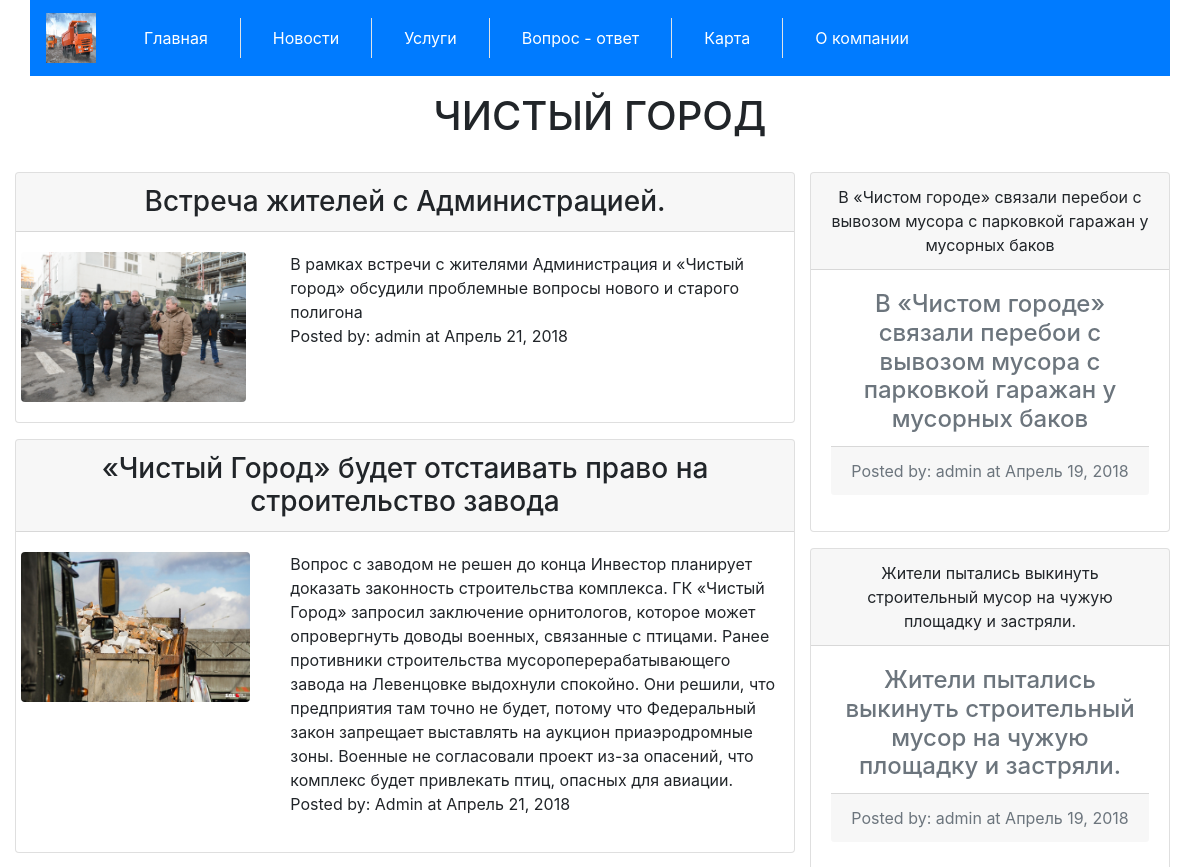
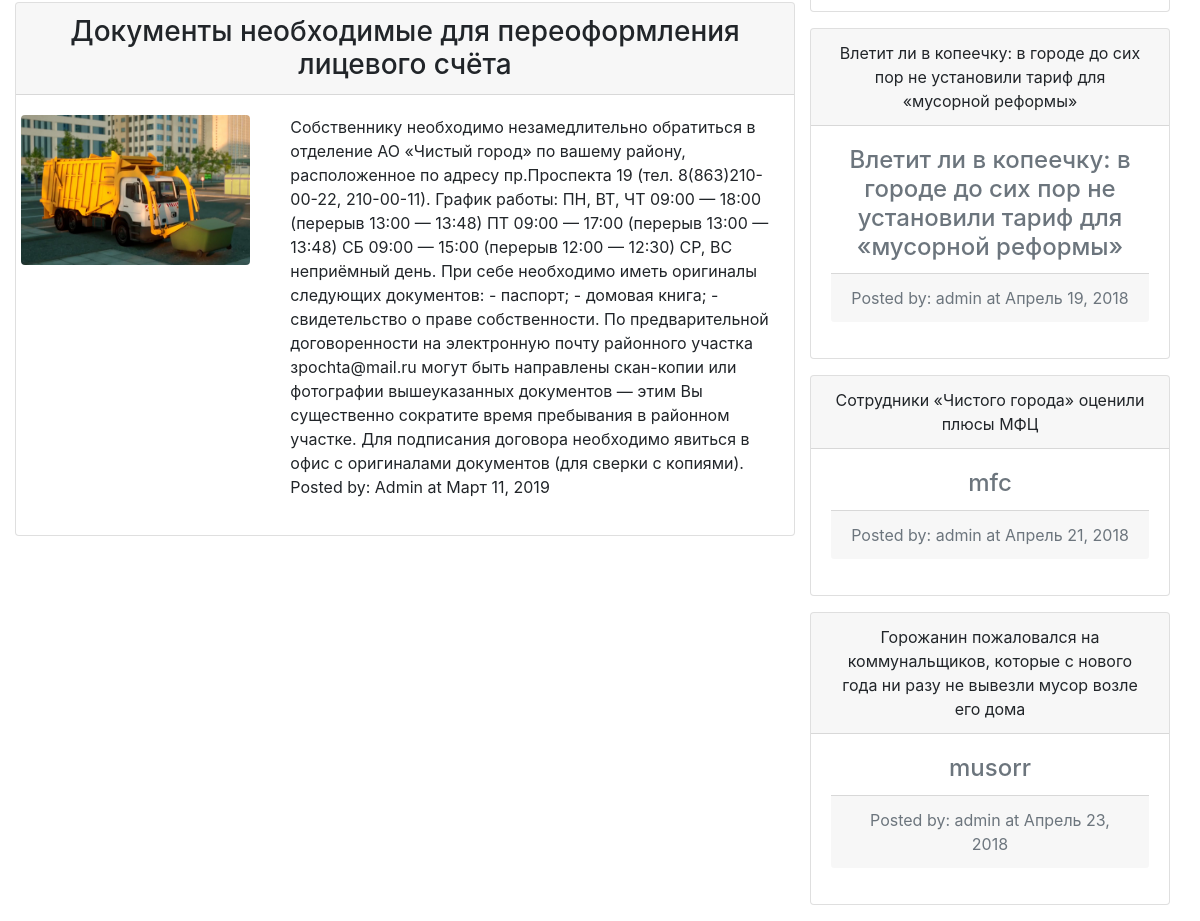
The page / on the database its author committed (2 pictures, top to bottom).
### server/models.py (models this page shows, shortened)
class Papers(models.Model):
    objects = models.Manager()
    class Meta:
        ordering = ['posted', ]
    title = models.TextField(
        default="New",
        verbose_name="Papers title"
    )
    foto_title = models.TextField(
        default="New",
        verbose_name="Foto title"
    )
    author = models.TextField(
        default="Author",
        verbose_name="Papers Author"
    )
    body = models.TextField(
        default='Body',
        verbose_name="Papers body"
    )
    posted = models.DateField(
        db_index=True,
        auto_now_add=True
    )
    image = models.ImageField(
        upload_to='media',
        default="image.jpeg"
    )

class News(models.Model):
    objects = models.Manager()
    class Meta:
        ordering = ['posted', ]
    title = models.TextField(
        default="New",
        verbose_name="News title"
    )
    slug = models.SlugField(
        max_length=100,
        unique=True
    )
    author = models.TextField(
        default="Author",
        verbose_name="Newws Author"
    )
    body = models.TextField(
        default='Body',
        verbose_name="News body"
    )
    posted = models.DateField(
        db_index=True,
        auto_now_add=True
    )
    image = models.ImageField(
        upload_to='media',
        default="image.jpeg"
    )

### server/views.py (the view)
# urls.py: url(r'^$', server_views.index, name='index'),
def index(request):
    return render(
        request=request,
        template_name='index.html',
        context={
            "news": News.objects.all()[:5],
            "papers": Papers.objects.all()[:5]
        }
    )

### templates/index.html (shortened to what this page needs)
{% extends "base.html" %}
{% load static %}
{% block content %}
    <div class="col-xl-12">
        <h1 class="text-center text-uppercase my-3">Чистый город</h1>
    </div>
    <div class="row">
        <article class="col-xl-8 col-lg-8">
            {% if papers %}
                {% for n in papers %}
                    <div class="row card rounded-top my-3">
                        <h3 class="card-header text-center" >{{ n.title }}</h3>
                        <div class="row">
                            <div class="col-lg-4 col-md-4 card-body">
                                <img  class="img-fluid rounded " style="height:150px" src={{ n.image.url }}  alt="{{ n.foto_title }}">
                            </div>
                            <div class="col-lg-8 col-md-8 card-body">
                                {{ n.body }}
                                <p class="posted-by">Posted by: {{ n.author }} at {{ n.posted }}</p>
                            </div>
                        </div>
                    </div>
                {% endfor %}
            {% else %}
                <p>No paper</p>
            {% endif %}
        </article>
        <aside class="col-xl-4 col-lg-4">
            {% if news %}
                {% for n in news %}
                    <div class="card my-3 text-center">
                        <div class="card-header">{{ n.title }}</div>
                        <div class="card-body text-secondary">
                            <h4 class="card-title">{{ n.slug }}</h4>
                            <p class="card-footer">Posted by: {{ n.author }} at {{ n.posted }}</p>
                        </div>
                    </div>
                {% endfor %}
            {% else %}
                <p>No News</p>
            {% endif %}
        </aside>
    </div>
{% endblock %}

### templates/base.html (shortened to what this page needs)
<!DOCTYPE html>
<html lang="en">
<head>
    <link rel="stylesheet" href="https://maxcdn.bootstrapcdn.com/bootstrap/4.0.0/css/bootstrap.min.css">
    {% load static %}
</head>
<body>
    <div class="container">
        {% block sidebar %}
        <nav class="row navbar sticky-top navbar-expand-md navbar-dark bg-primary">
            <a class="navbar-brand" href="#">
                <img src="../static/img/Kamaz.jpg" width="50" height="50" alt="...">
            </a>
            <nav class="collapse navbar-collapse" id="navbar1">
                <ul class="navbar-nav mr-auto">
                    <li class="nav-item active border-right px-xl-4 px-lg-2" >
                        <a class="nav-link" href="{% url 'index' %}">Главная <span class="sr-only">(current)</span></a>
                    </li>
                    <li class="nav-item active border-right px-xl-4 px-lg-2">
                        <a class="nav-link" href="/news/">Новости <span class="sr-only">(current)</span></a>
                    </li>
                    <li class="nav-item dropdown active border-right px-xl-4 px-lg-2">
                        <a class="nav-link" href="/service/">Услуги<span class="sr-only">(current)</span></a>
                    </li>
                    <li class="nav-item active border-right px-xl-4 px-lg-2">
                        <a class="nav-link" href="/questions/">Вопрос - ответ <span class="sr-only">(current)</span></a>
                    </li>
                    <li class="nav-item active border-right px-xl-4 px-lg-2">
                        <a class="nav-link" href="/map/">Карта<span class="sr-only">(current)</span></a>
                    </li>
                    <li class="nav-item active px-xl-4 px-lg-2">
                        <a class="nav-link" href="/about/">О компании <span class="sr-only">(current)</span></a>
                    </li>
                </ul>
            </nav>
        </nav>
        {% endblock %}
        <div class="row">
            {% block content %}
            {% endblock %}
        </div>
    </div>
</body>
</html>

### rows shown on the page
Papers: title "Встреча жителей с Администрацией.", image (picture), body "В рамках встречи с жителями Администрация и «Чистый город» обсудили проблемные вопросы нового и старого полигона", author "admin", posted "Апрель 21, 2018"
Papers: title "«Чистый Город» будет отстаивать право на строительство завода", image (picture), body "Вопрос с заводом не решен до конца Инвестор планирует доказать законность строительства комплекса. ГК «Чистый Город» запросил заключение орнитологов, которое может опровергнуть доводы военных, связанные с птицами. Ранее противники строительства мусороперерабатывающего завода на Левенцовке выдохнули спокойно. Они решили, что предприятия там точно не будет, потому что Федеральный закон запрещает выставлять на аукцион приаэродромные зоны. Военные не согласовали проект из-за опасений, что комплекс будет привлекать птиц, опасных для авиации.", author "Admin", posted "Апрель 21, 2018"
Papers: title "Документы необходимые для переоформления лицевого счёта", image (picture), body "Собственнику необходимо незамедлительно обратиться в отделение АО «Чистый город» по вашему району, расположенное по адресу пр.Проспекта 19 (тел. 8(863)210-00-22, 210-00-11). График работы: ПН, ВТ, ЧТ 09:00 — 18:00 (перерыв 13:00 — 13:48) ПТ 09:00 — 17:00 (перерыв 13:00 — 13:48) СБ 09:00 — 15:00 (перерыв 12:00 — 12:30) СР, ВС неприёмный день. При себе необходимо иметь оригиналы следующих документов: - паспорт; - домовая книга; - свидетельство о праве собственности. По предварительной договоренности на электронную почту районного участка зpochta@mail.ru могут быть направлены скан-копии или фотографии вышеуказанных документов — этим Вы существенно сократите время пребывания в районном участке.…", author "Admin", posted "Март 11, 2019"
News: title "В «Чистом городе» связали перебои с вывозом мусора с парковкой гаражан у мусорных баков", slug "В «Чистом городе» связали перебои с вывозом мусора с парковкой гаражан у мусорных баков", author "admin", posted "Апрель 19, 2018"
News: title "Жители пытались выкинуть строительный мусор на чужую площадку и застряли.", slug "Жители пытались выкинуть строительный мусор на чужую площадку и застряли.", author "admin", posted "Апрель 19, 2018"
News: title "Влетит ли в копеечку: в городе до сих пор не установили тариф для «мусорной реформы»", slug "Влетит ли в копеечку: в городе до сих пор не установили тариф для «мусорной реформы»", author "admin", posted "Апрель 19, 2018"
News: title "Сотрудники «Чистого города» оценили плюсы МФЦ", slug "mfc", author "admin", posted "Апрель 21, 2018"
News: title "Горожанин пожаловался на коммунальщиков, которые с нового года ни разу не вывезли мусор возле его дома", slug "musorr", author "admin", posted "Апрель 23, 2018"
